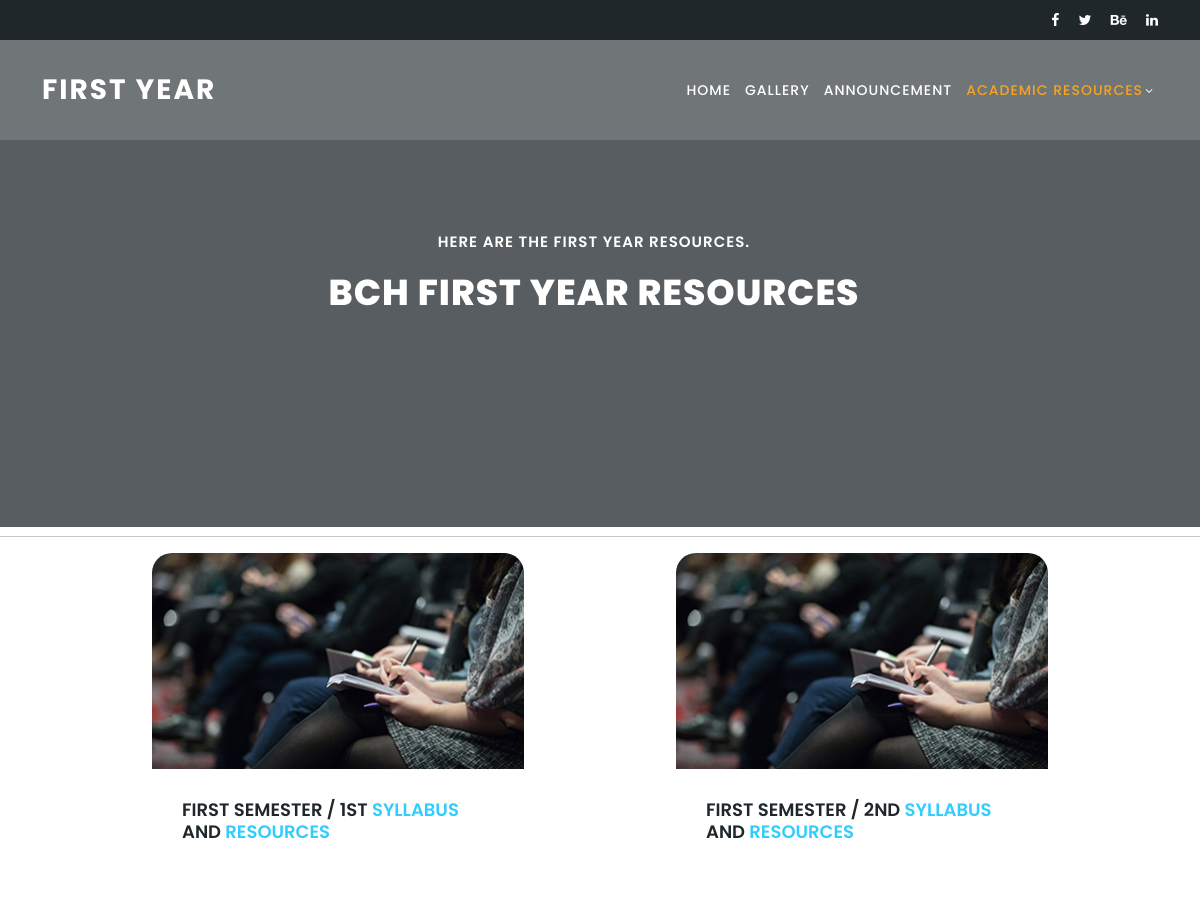
The app's page /year/First with its own data.
### sochapp/models.py (models this page shows, shortened)
class Syllabus(models.Model):
    LEVEL_CHOICES = (
        ("First", "First"),
        ("Second", "Second"),
        ("Third", "Third"),
        ("Fourth", "Fourth"),
    )
    PART_CHOICES = (
        ("1st", "1st"),
        ("2nd", "2nd"),
    )
    year = models.CharField(
        max_length=20, choices=LEVEL_CHOICES, blank=False, null=False
    )
    part = models.CharField(
        max_length=20, choices=PART_CHOICES, blank=False, null=False
    )
    description = models.TextField(blank=False, null=False, max_length=100000)
    file = models.FileField(upload_to="media/files/syllabus", blank=False, null=False)
    resource_link = models.CharField(max_length=100000, default="")
    class Meta:
        verbose_name_plural = "Syllabus/Resources"

### sochapp/views.py (the view)
# urls.py: path("year/<str:year>",year,name="year"),
def year(request, year):
    year_from_db = Syllabus.objects.filter(year=year)
    return render(
        request, "sochapp/year.html", {"year": year, "year_from_db": year_from_db}
    )

### templates/sochapp/year.html (shortened to what this page needs)
{% load static %}
<!DOCTYPE html>
<html lang="en">
<head>
  <link href="{% static 'css/vendor/bootstrap/css/bootstrap.min.css' %}" rel="stylesheet">
  <link rel="stylesheet" href="{%static 'css/assets/css/fontawesome.css' %}">
  <link rel="stylesheet" href="{%static 'css/assets/css/templatemo-edu-meeting.css' %}">
  <link rel="stylesheet" href="{%static 'css/assets/css/owl.css' %}">
  <link rel="stylesheet" href="{%static 'css/assets/css/lightbox.css' %}">
  <link rel="stylesheet" href="{%static 'css/assets/css/postedit.css' %}">
  <link rel="stylesheet" href="{%static 'css/assets/css/gallery.css' %}">
</head>
<body>
  <div class="sub-header">
    <div class="container">
      <div class="row">
        <div class="col-lg-8 col-sm-8">
        </div>
        <div class="col-lg-4 col-sm-4">
          <div class="right-icons">
            <ul>
              <li><a href="#"><i class="fa fa-facebook"></i></a></li>
              <li><a href="#"><i class="fa fa-twitter"></i></a></li>
              <li><a href="#"><i class="fa fa-behance"></i></a></li>
              <li><a href="#"><i class="fa fa-linkedin"></i></a></li>
            </ul>
          </div>
        </div>
      </div>
    </div>
  </div>
  <header class="header-area header-sticky">
    <div class="container">
      <div class="row">
        <div class="col-12">
          <nav class="main-nav">
            <a href="{% url 'home' %}" class="logo">
              {{year}} YEAR
            </a>
            <ul class="nav">
              <li><a href="{% url 'home' %}">Home</a></li>
              <li><a href="{% url 'gallery' %}" >Gallery</a></li>
              <li><a href="{% url 'announcement' %}" >Announcement</a></li>
              <li class="has-sub">
                <a href="javascript:void(0)" class="active">Academic Resources</a>
              </li>
            </ul>
          </nav>
        </div>
      </div>
    </div>
  </header>
  <section class="section main-banner" id="top" data-section="section1">
    <video autoplay muted loop id="bg-video-new">
      <source src="{% static 'css/assets/images/heading-bg.mp4' %}" type="video/mp4" />
    </video>
    <div class="video-overlay-new header-text">
      <div class="container">
        <div  style="background-color: red !important">
          <div class="col-lg-12">
            <div style="margin-left:-3rem ;width: 100%;display: flex;justify-content: center;flex-direction: column;align-items: center;" class="caption newcap">
              <h6>Here are the {{year}} year resources.</h6>
              <h2>BCH {{year}} YEAR RESOURCES</h2>
            </div>
          </div>
        </div>
      </div>
    </div>
    </section>
  <hr>
  <div class="semesters">
    {% for year_part in year_from_db %}
    <div class="col-lg-4 templatemo-item-col all soon">
      <div class="meeting-item">
        <div class="thumb">
          <a href="meeting-details.html"><img class="Syllabus" src="{% static 'css/assets/images/meeting-01.jpg' %}"
              alt=""></a>
        </div>
        <div class="down-content" id="first_sem">
          <h4 style="text-transform: uppercase;">{{year_part.year}} SEMESTER / {{year_part.part}} <a
              href="/media/{{year_part.file}}">SYLLABUS</a> AND <a href="{{year_part.resource_link}}">RESOURCES</h4></a>
        </div>
      </div>
    </div>
    {% endfor %}
  </div>
</body>
</body>
</html>

### static/css/assets/css/postedit.css (style rules this page uses)
.semesters { width: 100% !important; display: flex; justify-content: space-evenly; align-items: center !important; }

### records on screen
Syllabus: year "FIRST", part "1ST"
Syllabus: year "FIRST", part "2ND"

### other values on screen
{{ year }} "FIRST"
